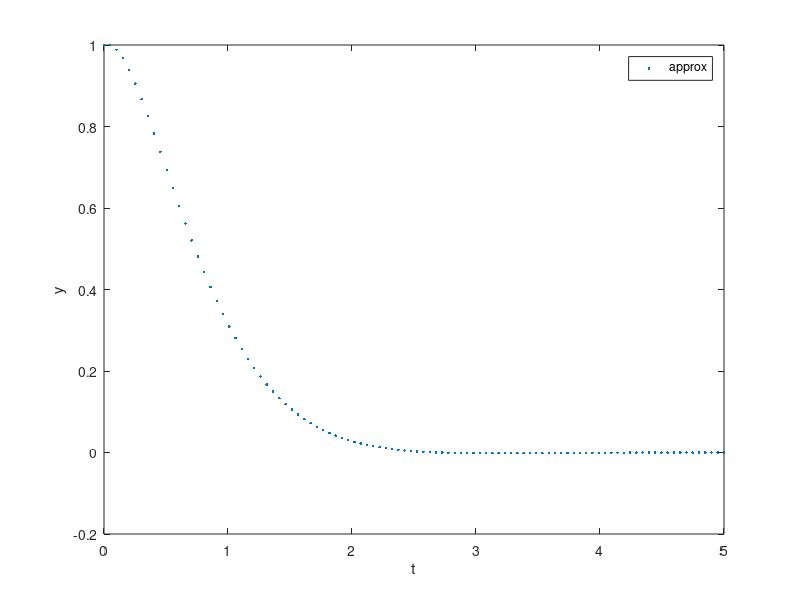

MATLAB code to generate this figure:
%mass spring system
%my''+cy'+ky = f = 10cos(3t)
clc; close all; clear;
m = 1; c = 4; k = 5;
N=100;
t = linspace(0,5,N);
dt = t(2)-t(1);
y(1) = 1;
y(2) = y(1);
for i = 2:N-1
    f = 0;
    y(i+1) = (f-k*y(i)+c*y(i-1)/(2*dt) ...
                +m*2*y(i)/dt^2-m*y(i-1)/dt^2)/(m/dt^2+c/(2*dt));
end
plot(t,y,'.'),xlabel('t'),ylabel('y')
legend('approx')